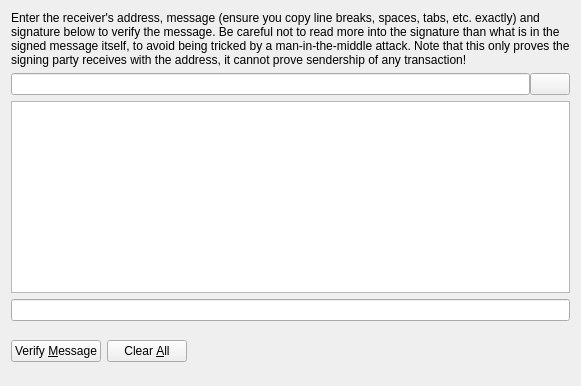
     <widget class="QWidget" name="tabVerifyMessage">
      <attribute name="title">
       <string>&amp;Verify Message</string>
      </attribute>
      <layout class="QVBoxLayout" name="verticalLayout_VM">
       <item>
        <widget class="QLabel" name="infoLabel_VM">
         <property name="text">
          <string>Enter the receiver's address, message (ensure you copy line breaks, spaces, tabs, etc. exactly) and signature below to verify the message. Be careful not to read more into the signature than what is in the signed message itself, to avoid being tricked by a man-in-the-middle attack. Note that this only proves the signing party receives with the address, it cannot prove sendership of any transaction!</string>
         </property>
         <property name="textFormat">
          <enum>Qt::PlainText</enum>
         </property>
         <property name="alignment">
          <set>Qt::AlignLeading|Qt::AlignLeft|Qt::AlignTop</set>
         </property>
         <property name="wordWrap">
          <bool>true</bool>
         </property>
        </widget>
       </item>
       <item>
        <layout class="QHBoxLayout" name="horizontalLayout_1_VM">
         <property name="spacing">
          <number>0</number>
         </property>
         <item>
          <widget class="QValidatedLineEdit" name="addressIn_VM">
           <property name="toolTip">
            <string>The UOU address the message was signed with</string>
           </property>
          </widget>
         </item>
         <item>
          <widget class="QPushButton" name="addressBookButton_VM">
           <property name="toolTip">
            <string>Choose previously used address</string>
           </property>
           <property name="text">
            <string/>
           </property>
           <property name="icon">
            <iconset resource="../bitcoin.qrc">
             <normaloff>:/icons/address-book</normaloff>:/icons/address-book</iconset>
           </property>
           <property name="shortcut">
            <string>Alt+A</string>
           </property>
           <property name="autoDefault">
            <bool>false</bool>
           </property>
          </widget>
         </item>
        </layout>
       </item>
       <item>
        <widget class="QPlainTextEdit" name="messageIn_VM"/>
       </item>
       <item>
        <widget class="QValidatedLineEdit" name="signatureIn_VM"/>
       </item>
       <item>
        <layout class="QHBoxLayout" name="horizontalLayout_2_VM">
         <item>
          <widget class="QPushButton" name="verifyMessageButton_VM">
           <property name="toolTip">
            <string>Verify the message to ensure it was signed with the specified UOU address</string>
           </property>
           <property name="text">
            <string>Verify &amp;Message</string>
           </property>
           <property name="icon">
            <iconset resource="../bitcoin.qrc">
             <normaloff>:/icons/transaction_0</normaloff>:/icons/transaction_0</iconset>
           </property>
           <property name="autoDefault">
            <bool>false</bool>
           </property>
          </widget>
         </item>
         <item>
          <widget class="QPushButton" name="clearButton_VM">
           <property name="toolTip">
            <string>Reset all verify message fields</string>
           </property>
           <property name="text">
            <string>Clear &amp;All</string>
           </property>
           <property name="icon">
            <iconset resource="../bitcoin.qrc">
             <normaloff>:/icons/remove</normaloff>:/icons/remove</iconset>
           </property>
           <property name="autoDefault">
            <bool>false</bool>
           </property>
          </widget>
         </item>
         <item>
          <spacer name="horizontalSpacer_1_VM">
           <property name="orientation">
            <enum>Qt::Horizontal</enum>
           </property>
           <property name="sizeHint" stdset="0">
            <size>
             <width>40</width>
             <height>48</height>
            </size>
           </property>
          </spacer>
         </item>
         <item>
          <widget class="QLabel" name="statusLabel_VM">
           <property name="font">
            <font>
             <pointsize>-1</pointsize>
            </font>
           </property>
           <property name="text">
            <string/>
           </property>
           <property name="wordWrap">
            <bool>true</bool>
           </property>
          </widget>
         </item>
         <item>
          <spacer name="horizontalSpacer_2_VM">
           <property name="orientation">
            <enum>Qt::Horizontal</enum>
           </property>
           <property name="sizeHint" stdset="0">
            <size>
             <width>40</width>
             <height>48</height>
            </size>
           </property>
          </spacer>
         </item>
        </layout>
       </item>
      </layout>
     </widget>
